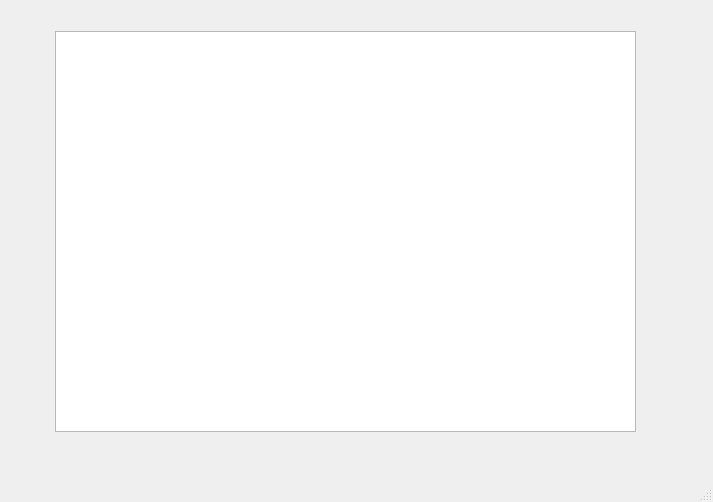
<?xml version="1.0" encoding="UTF-8"?>
<ui version="4.0">
 <class>MainWindow</class>
 <widget class="QMainWindow" name="MainWindow">
  <property name="geometry">
   <rect>
    <x>0</x>
    <y>0</y>
    <width>713</width>
    <height>502</height>
   </rect>
  </property>
  <property name="windowTitle">
   <string>MainWindow</string>
  </property>
  <widget class="QWidget" name="centralwidget">
   <widget class="QGraphicsView" name="graphicsView">
    <property name="geometry">
     <rect>
      <x>55</x>
      <y>31</y>
      <width>581</width>
      <height>401</height>
     </rect>
    </property>
   </widget>
  </widget>
  <widget class="QMenuBar" name="menubar">
   <property name="geometry">
    <rect>
     <x>0</x>
     <y>0</y>
     <width>713</width>
     <height>21</height>
    </rect>
   </property>
  </widget>
  <widget class="QStatusBar" name="statusbar"/>
 </widget>
 <resources/>
 <connections/>
</ui>
